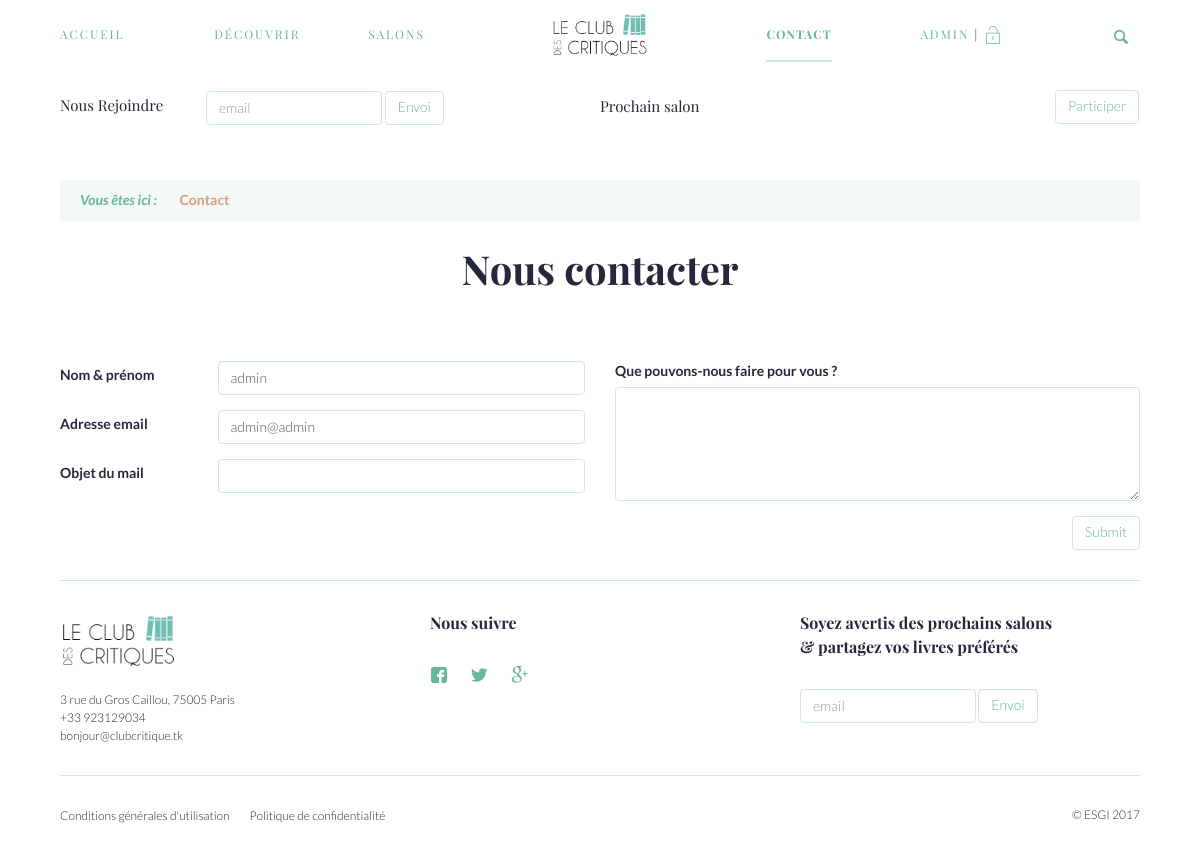
/contact (signed in), run on the app's committed database.
### tables this page shows
CREATE TABLE `users` (
  `id` int(11) NOT NULL,
  `username` varchar(255) NOT NULL DEFAULT 'utilisateur',
  `email` varchar(255) NOT NULL,
  `password` varchar(255) NOT NULL,
  `description` varchar(255) NOT NULL,
  `picture` varchar(255) NOT NULL DEFAULT '/view/assets/img/no-preview.png',
  `isAdmin` int(11) NOT NULL DEFAULT '0'
);

CREATE TABLE `custom_items` (
  `id` int(11) NOT NULL,
  `name` varchar(255) NOT NULL,
  `content` longtext NOT NULL,
  `is_footer_link` int(11) NOT NULL,
  `is_draft` int(11) NOT NULL
);

### model/autoloader.php (called while the page is built)
<?php
spl_autoload_register(function ($class) {
  if(file_exists( $_SERVER['DOCUMENT_ROOT'] . '/controller/facebook/' . $class . '.php')){
      return require( $_SERVER['DOCUMENT_ROOT'] . '/controller/facebook/' . $class . '.php');
  }else if(file_exists( $_SERVER['DOCUMENT_ROOT'] . '/model/facebook/' . $class . '.php')){
      return require( $_SERVER['DOCUMENT_ROOT'] . '/model/facebook/' . $class . '.php');
  }else if(file_exists( $_SERVER['DOCUMENT_ROOT'] . '/controller/' . $class . '.php')){
      return require( $_SERVER['DOCUMENT_ROOT'] . '/controller/' . $class . '.php');
  }else if(file_exists( $_SERVER['DOCUMENT_ROOT'] . '/model/' . $class . '.php')){
      return require( $_SERVER['DOCUMENT_ROOT'] . '/model/' . $class . '.php');
  }else if(file_exists( $_SERVER['DOCUMENT_ROOT'] . '/config/' . $class . '.php')){
      return require( $_SERVER['DOCUMENT_ROOT'] . '/config/' . $class . '.php');
  }
});

### model/Database.php (called while the page is built, shortened)
<?php
class Database{
  protected $db;
  public function __construct(){
    if(!$this->db){
      $this->db = new PDO('mysql:host='.DB_CONFIG::DB_HOST.';dbname='.DB_CONFIG::DB_NAME.'', DB_CONFIG::DB_UN, DB_CONFIG::DB_PWD);
      $this->db->setAttribute(PDO::ATTR_ERRMODE, PDO::ERRMODE_EXCEPTION);
    };
  }
  public function getPreparedStatement($action, $table, $data){
    if($action === "save"){
      $query = "INSERT INTO ";
      $query .= $table . " (";
      $i = 0; $count = count($data) - 1;
      for($u = 0; $u < 2; $u++){
        foreach ($data as $columnName => $value) {
          if($i !== 0 && $i !== $count+1){
            $query .= ", ";
          }
          if($u === 1){
            if($i === $count+1){
              $query .= ") VALUES (";
            }
            $query .= $columnName;
            if($i === ($count * 2)+1 ){
              $query .= ")";
            }
          }else{
            $query .= ltrim($columnName, ':');
          }
          $i++;
        }
      }
    }
    else if($action === "get"){
      $query = "SELECT * FROM ";
      $query .= $table . " WHERE ";
      $i = 0;
      foreach ($data as $columnName => $value) {
        if($i !== 0){
          $query .= " AND ";
        }
        $query .= ltrim($columnName, ':')." = ".$columnName;
        $i++;
      }
    }
    return $this->db->prepare($query);
  }
  public function get($table, $data){
    $this->sql = SELF::getPreparedStatement("get", $table, $data);
    $this->sql->execute($data);
    return $this->sql->fetch(PDO::FETCH_ASSOC);
  }
  public function getAllWhere($table, $data){
    $this->sql = SELF::getPreparedStatement("get", $table, $data);
    $this->sql->execute($data);
    return $this->sql->fetchAll(PDO::FETCH_ASSOC);
  }
  public function getCustom($req){
    $this->sql = $this->db->prepare($req);
    $this->sql->execute();
    return $this->sql->fetch(PDO::FETCH_ASSOC);
  }
}

### controller/User.php (called while the page is built, shortened)
<?php
class User{
  protected $db;
  public function __construct(){
    if(!$this->db){
      $this->db = new Database();
    }
  }
  public function get($id){
    return $this->db->get("users", [ ":id" => $id ]);
  }
}

### controller/Salons.php (called while the page is built, shortened)
<?php
class Salons{
  protected $db;
  public function __construct(){
    if(!$this->db){
      $this->db = new Database();
    }
  }
  public function getNextSalon(){
    $req1 = $this->db->getCustom("SELECT salons.* FROM salons WHERE running = 1");
    if($req1){
      return $req1;
    }else{
      return $this->db->getCustom("
        SELECT * FROM salons
        WHERE salons.date > NOW()
          AND work_isdeleted = 0
        ORDER BY salons.date ASC");
    }
  }
}

### controller/Page.php (called while the page is built, shortened)
<?php
class Page{
  protected $db;
  public function __construct(){
    if(!$this->db){
      $this->db = new Database();
    }
  }
  public function getOne($id){
    return $this->db->get("custom_items", [':id' => $id]);
  }
  public function getPages(){
    return $this->db->getAllWhere("custom_items", [':is_footer_link' => 1, ':is_draft' => 0]);
  }
}

### view/layout/contact/index.php (the view, shortened to what this page needs)
<section class="contact-us" id="contactus">
  <?php
    if($_GET['p'] === 'contact'){
      include 'view/layout/includes/breadcrumbs.php';
    }
  ?>
    <h3 class="big_title">
      Nous contacter
    </h3>
    <form class="form" id="contactForm" method="post" action="<?= $root;?>/processes/sendadminmsg">
      <div class="row">
        <div class="col-sm-6 split-lab">
          <div class="form-group">
            <label for="name">Nom &amp; prénom</label>
            <input name="sender_name" type="text" id="name" class="form-control" <?= isset($_SESSION['loggedin']) ? 'value="'.$curr_user['username'].'"' : '' ?>>
          </div>
          <div class="form-group">
            <label for="email">Adresse email</label>
            <input name="sender_email" type="email" id="email" class="form-control" <?= isset($_SESSION['loggedin']) ? 'value="'.$curr_user['email'].'"' : '' ?>>
          </div>
          <div class="form-group">
            <label for="headline">Objet du mail</label>
            <input name="sender_subject" type="text" id="headline" class="form-control">
          </div>
        </div>
        <div class="col-sm-6">
          <div class="form-group">
            <label for="content">Que pouvons-nous faire pour vous ?</label>
            <textarea class="form-control" name="msg_content" rows="5" id="content"></textarea>
          </div>
        </div>
      </div>
      <div class="row">
        <div class="col-sm-12">
          <input type="submit" class="btn btn-primary pull-right">
        </div>
      </div>
    </form>
  </section>

### view/layout/includes/nav.php (shortened to what this page needs)
<nav id="main-nav" class="nav">
    <div class="col-md-2 nav_center">
        <a href="<?= $root; ?>/home"><img src="<?= $root; ?>/view/assets/img/logo.png" /></a>
    </div>
    <div class="responsiveListLinks row">
        <div class="col-md-5 col-sm-12 nav_left">
            <ul class="row">
                <li class="col-md-4 col-sm-12">
                    <a href="<?= $root; ?>/home" <?= (!isset($_GET['cat']) && $_GET["p"] === "home") ? 'class="active"' : ''; ?>>Accueil</a>
                </li>
                <li class="col-md-4 col-sm-12">
                    <a href="<?= $root; ?>/discover" <?= (!isset($_GET['cat']) && $_GET["p"] === "discover") ? 'class="active"' : ''; ?>>Découvrir</a>
                </li>
                <li class="col-md-4 col-sm-12">
                    <a href="<?= $root; ?>/salons" <?= (!isset($_GET['cat']) && $_GET["p"] === "salons") ? 'class="active"' : ''; ?>>Salons</a>
                </li>
            </ul>
        </div>
        <div class="col-md-5 col-sm-12 nav_right col-md-offset-2">
            <ul class="row">
                <li class="col-md-4 col-sm-12">
                    <a href="<?= $root; ?>/contact" <?= (!isset($_GET['cat']) && $_GET["p"] === "contact") ? 'class="active"' : ''; ?>>Contact</a>
                </li>
                <li class="col-md-6 col-sm-12 dropdown align-center">
                <?php
                    if(!isset($_SESSION['loggedin'])){
                ?>
                    <a href="<?= $root.'/login'?>" <?= ($_GET["p"] === "login") ? 'class="active"' : ''; ?>>Compte</a>
                <?php
                    }else{
                ?>
                    <a href="<?= $root.'/user/'.$curr_user['id']; ?>" <?= ($_GET["p"] === "user" && $_GET['id'] === $curr_user['id']) ? 'class="active"' : ''; ?>> <?= $curr_user['username']; ?></a>
                    | <a href="<?= $root; ?>/processes/logout" class="logout icon-locker-streamline-unlock"></a>
                <?php
                    }
                ?>
                </li>
            </ul>
        </div>
    </div>
    <a href="#" id="searchbar" class="<?= (isset($_GET['p']) && $_GET['p'] === 'search') ? 'icon-x' : 'icon-search'; ?>"></a>
</nav>
<nav id="secondary-nav" class="nav">
    <div class="nav_left">
        <h2 class="small_title">Nous Rejoindre</h2>
        <form class="form-inline" action="<?= $root; ?>/processes/newuser" method="post">
            <input class="form-control" name="email" type="text" placeholder="email">
            <button type="submit" class="btn btn-primary sm">Envoi</button>
        </form>
    </div>
    <div class="nav_right">
        <h2 class="small_title">Prochain salon</h2>
            <?php
                $nextSalon = $salons->getNextSalon();
                ?>
        <a class="btn btn-primary" href="<?= $root; ?>/salons/<?= $nextSalon['id']; ?>">Participer</a>
    </div>
</nav>

### view/layout/includes/footer.php
<footer class="footer">
  <div class="top">
    <div class="row">
      <div class="col-md-4 col-sm-12 identity">
        <img src="<?= $root; ?>/view/assets/img/logo.png">
        <?php $footer = $pages->getOne(4); ?>
        <?= ($footer['content']) ? html_entity_decode($footer['content']) : ''?>
      </div>
      <div class="col-md-4 col-sm-12 follow">
        <h4 class="footer_title">Nous suivre</h4>
        <?php $footer = $pages->getOne(3); ?>
        <?= ($footer['content']) ? html_entity_decode($footer['content']) : ''?>
      </div>
      <div class="col-md-4 col-sm-12 newsletter">
        <h4 class="footer_title">Soyez avertis des prochains salons <br>&amp; partagez vos livres préférés</h4>
        <form class="form-inline" action="<?= $root; ?>/processes/newuser" method="post">
            <input class="form-control" type="text" name="email" placeholder="email">
            <button type="submit" class="btn btn-primary sm">Envoi</button>
        </form>
      </div>
    </div>
  </div>
  <nav class="bottom">
    <div class="row">
      <ul class="col-md-8 col-sm-12">
        <?php
          $footer_links = $pages->getPages();
          foreach ($footer_links as $key => $link) {
            echo '<li><a href="'.$root.'/page/'.$link['id'].'">'.$link['name'].'</a></li>';
          }
        ?>
      </ul>
      <div class="col-md-4 col-sm-12">
        &copy; ESGI 2017
      </div>
    </div>
  </nav>
</footer>
</body>
</html>

### data on the page
users: username "ADMIN", sender_name "admin", sender_email "admin@admin"
custom_items: content "3 rue du Gros Caillou, 75005 Paris +33 923129034 bonjour@clubcritique.tk"
custom_items: name "Conditions générales d'utilisation"
custom_items: name "Politique de confidentialité"

### other printed values
$pag "Contact"
